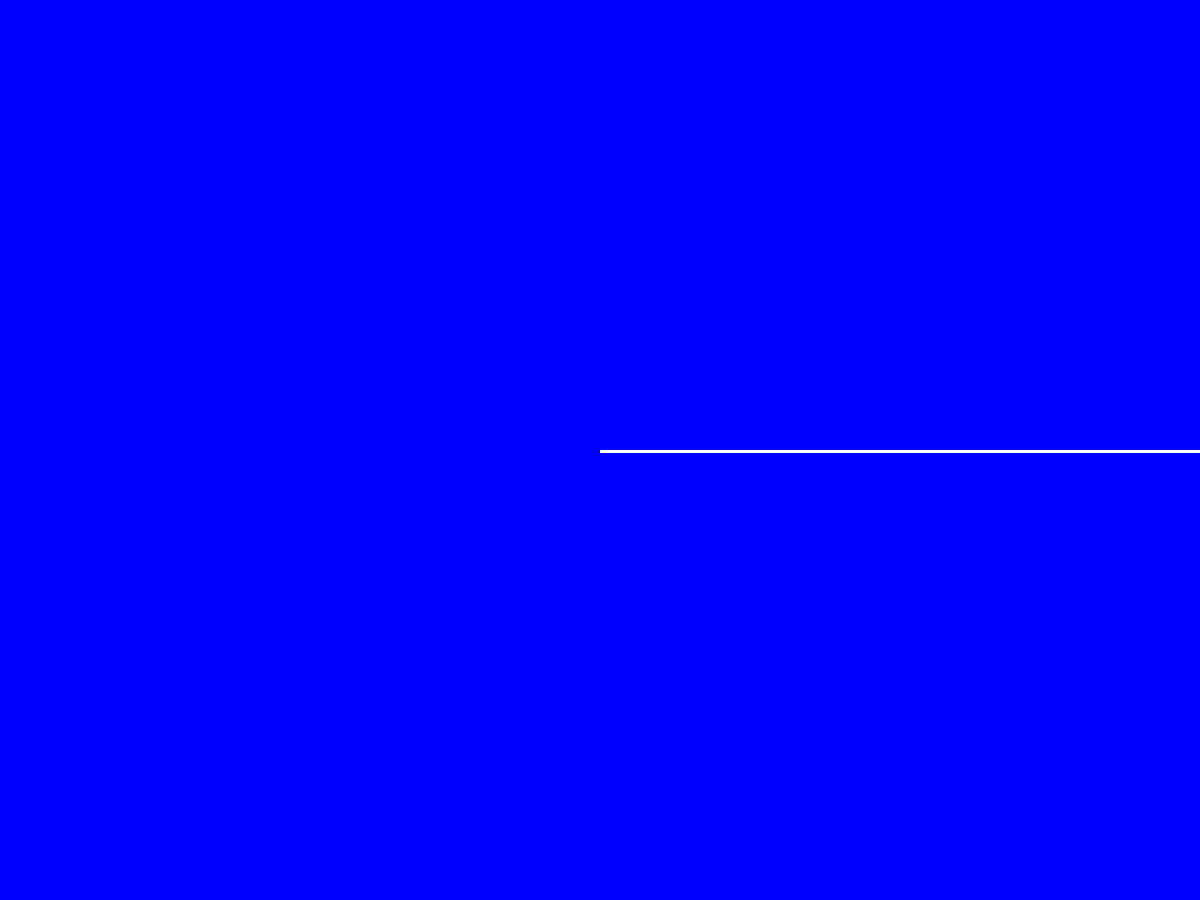
Frame 1 (no input)
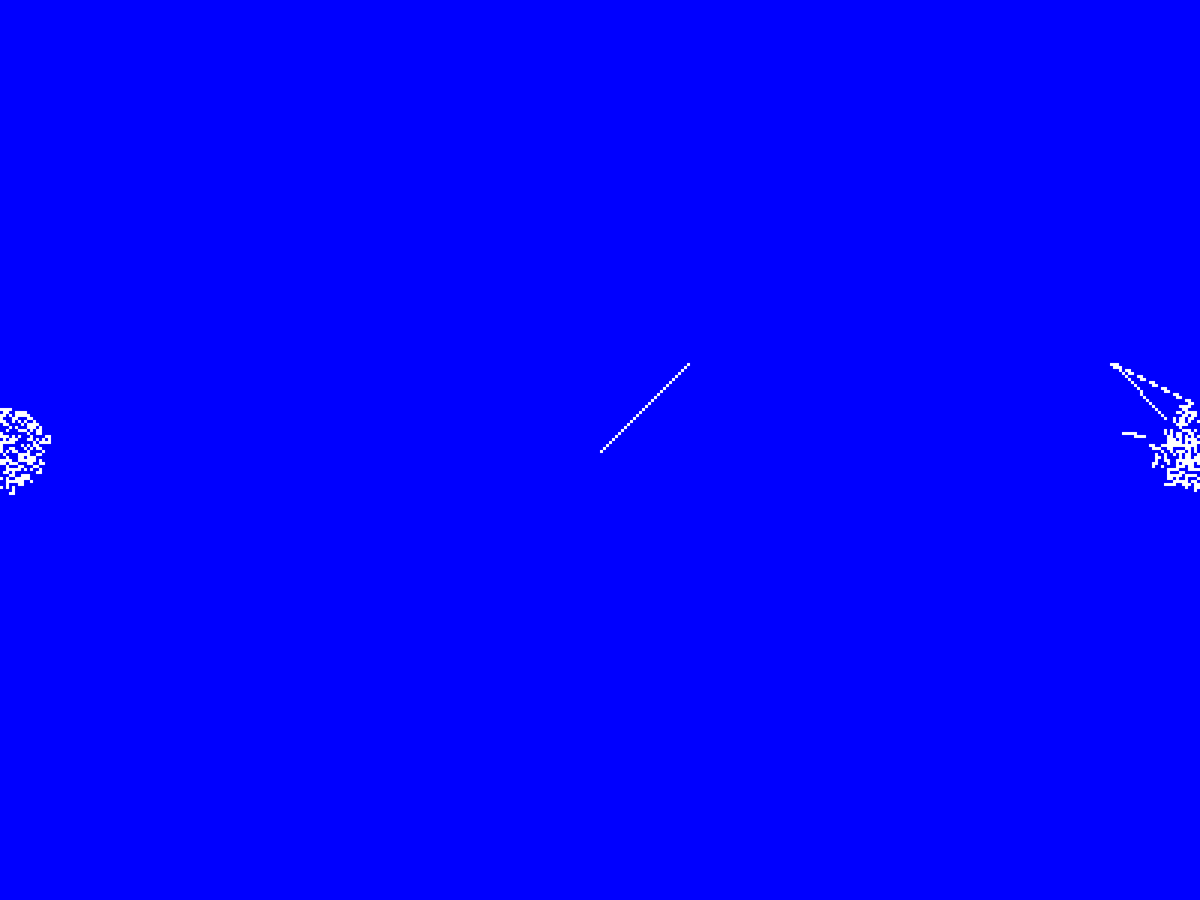
Frame 60 (the mouse pressed at the canvas centre just before this capture)
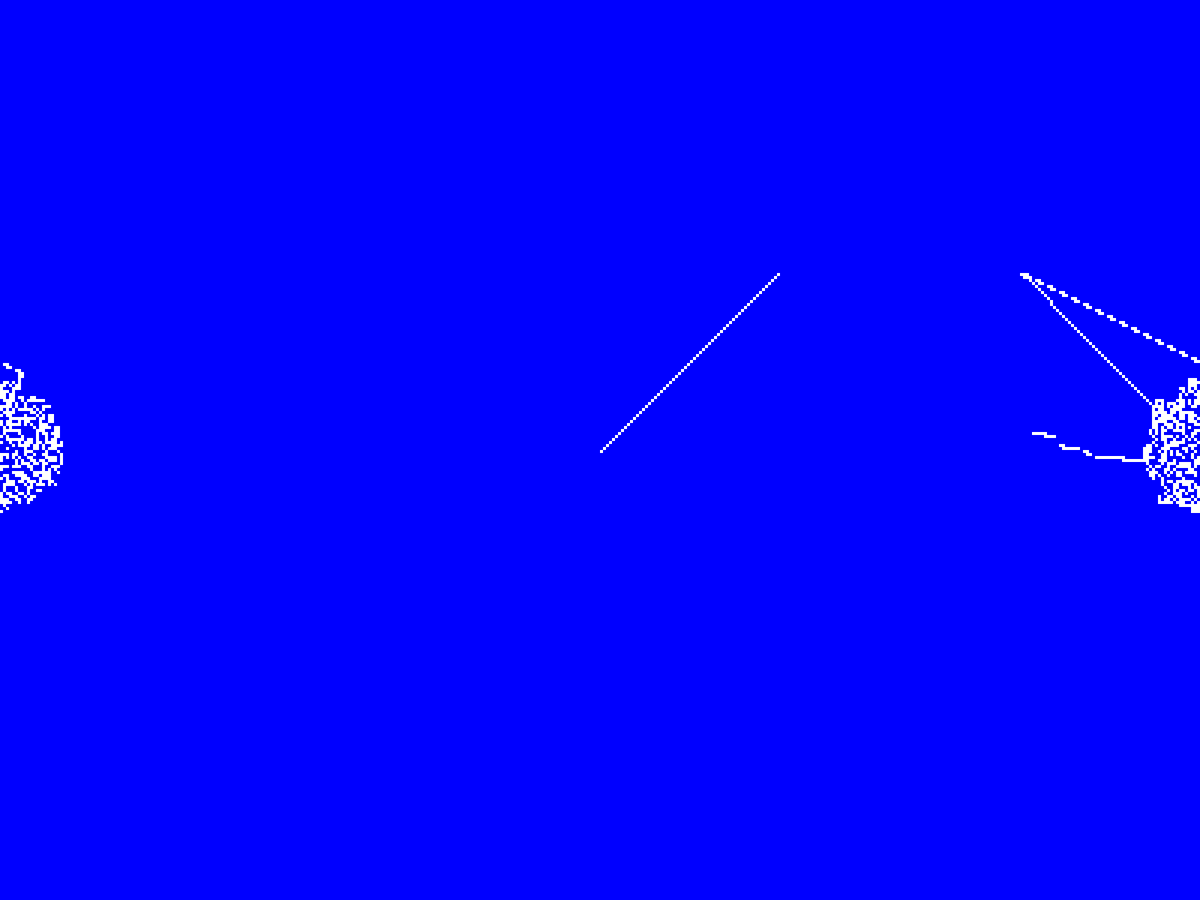
Frame 120 (the mouse held since frame 60 and released just before this capture)

The Processing sketch that drew these frames (run headless with seeded random() and noise(); from frame 60 on, the mouse is pressed at the canvas centre):

// Processing sketch: MSIp3_03_LangtonsAnt_Multiple
// ── MSIp3_03_LangtonsAnt_Multiple.pde
int side = 4;
boolean[][] grid;
PVector[] ants;
PShader blur;


void setup() {
  fullScreen();
  background(0,0,255);
  int cols = width/side;
  int rows = height/side;
  grid = new boolean[cols][rows];
  boolean state;
  for (int i=0; i<grid.length; i++) {
    for (int j=0; j<grid[i].length; j++) {
      float pick = random(0, 20);
      state = false;
      if (pick>20)state = true;
      grid[i][j] = state;
    }
  }

  ants = new PVector[1000];
  for (int i=0; i<ants.length; i++) {
    ants[i] = new PVector(cols/2+i, rows/2);
  }
}


void draw() {
  background(0,0,255);
  for (int i=0; i<ants.length; i++) {
    int posX = int(ants[i].x);
    int posY = int(ants[i].y);
    int dir = int(ants[i].z);
    updateCA(i, posX, posY, dir);
  }
  displayCA();
}




void updateCA(int index, int i, int j, int d) {
  //WRAP
  if (i<0)i=grid.length-1;
  if (i>grid.length-1)i=0;
  if (j<0)j=grid[i].length-1;
  if (j>grid[i].length-1)j=0;
  
  grid[i][j] = !grid[i][j];

  if (grid[i][j]) {
    d++;
    d = d%4;
  } else {
    d--;
    d = d%4;
  }

  if (d<0)d=3;

  switch(d) {
  case 0:
    j--;
    break;
  case 1:
    i++;
    break;
  case 2:
    j++;
    break;
  case 3:
    i--;
    break;
  }

  ants[index].x = i;
  ants[index].y = j;
  ants[index].z = d;
}



void displayCA() {
  noStroke();
  for (int i=0; i<grid.length; i++) {
    for (int j=0; j<grid[i].length; j++) {
      noFill();
      if(grid[i][j])fill(255);
      rect(i*side, j*side, side, side);
    }
  }
}
